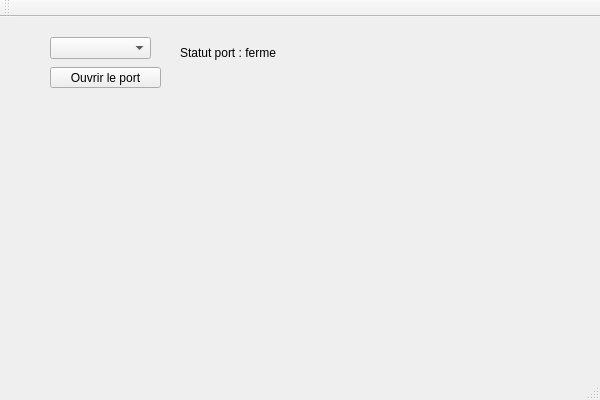
<?xml version="1.0" encoding="UTF-8"?>
<ui version="4.0">
 <class>TrameGPSClass</class>
 <widget class="QMainWindow" name="TrameGPSClass">
  <property name="geometry">
   <rect>
    <x>0</x>
    <y>0</y>
    <width>600</width>
    <height>400</height>
   </rect>
  </property>
  <property name="windowTitle">
   <string>TrameGPS</string>
  </property>
  <widget class="QWidget" name="centralWidget">
   <widget class="QComboBox" name="portChoiceComboBox">
    <property name="geometry">
     <rect>
      <x>50</x>
      <y>20</y>
      <width>101</width>
      <height>22</height>
     </rect>
    </property>
   </widget>
   <widget class="QPushButton" name="openPortButton">
    <property name="geometry">
     <rect>
      <x>50</x>
      <y>50</y>
      <width>111</width>
      <height>21</height>
     </rect>
    </property>
    <property name="text">
     <string>Ouvrir le port</string>
    </property>
   </widget>
   <widget class="QLabel" name="portStatusLabel">
    <property name="geometry">
     <rect>
      <x>180</x>
      <y>20</y>
      <width>121</width>
      <height>31</height>
     </rect>
    </property>
    <property name="text">
     <string>Statut port : ferme</string>
    </property>
   </widget>
  </widget>
  <widget class="QMenuBar" name="menuBar">
   <property name="geometry">
    <rect>
     <x>0</x>
     <y>0</y>
     <width>600</width>
     <height>20</height>
    </rect>
   </property>
  </widget>
  <widget class="QToolBar" name="mainToolBar">
   <attribute name="toolBarArea">
    <enum>TopToolBarArea</enum>
   </attribute>
   <attribute name="toolBarBreak">
    <bool>false</bool>
   </attribute>
  </widget>
  <widget class="QStatusBar" name="statusBar"/>
 </widget>
 <layoutdefault spacing="6" margin="11"/>
 <resources>
  <include location="TrameGPS.qrc"/>
 </resources>
 <connections>
  <connection>
   <sender>openPortButton</sender>
   <signal>clicked()</signal>
   <receiver>TrameGPSClass</receiver>
   <slot>onOpenPortButtonClicked()</slot>
   <hints>
    <hint type="sourcelabel">
     <x>105</x>
     <y>97</y>
    </hint>
    <hint type="destinationlabel">
     <x>299</x>
     <y>199</y>
    </hint>
   </hints>
  </connection>
 </connections>
 <slots>
  <slot>onOpenPortButtonClicked()</slot>
 </slots>
</ui>
